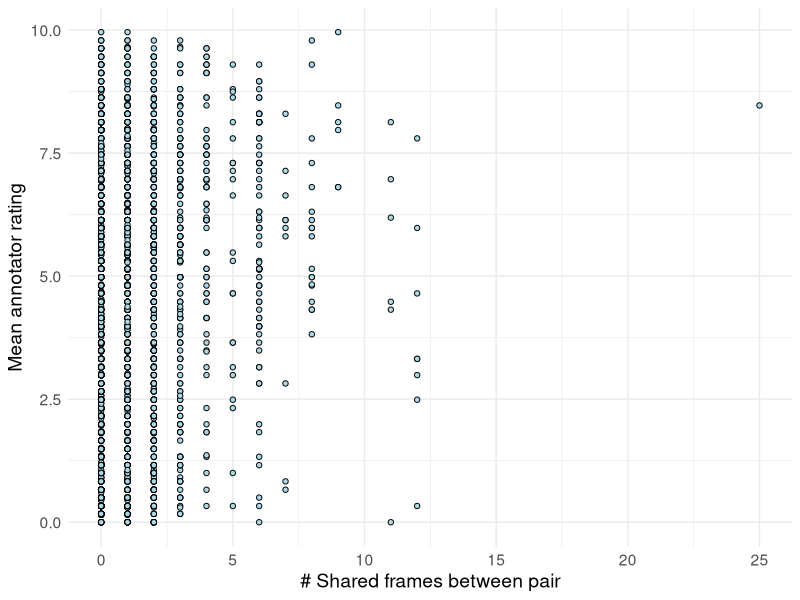
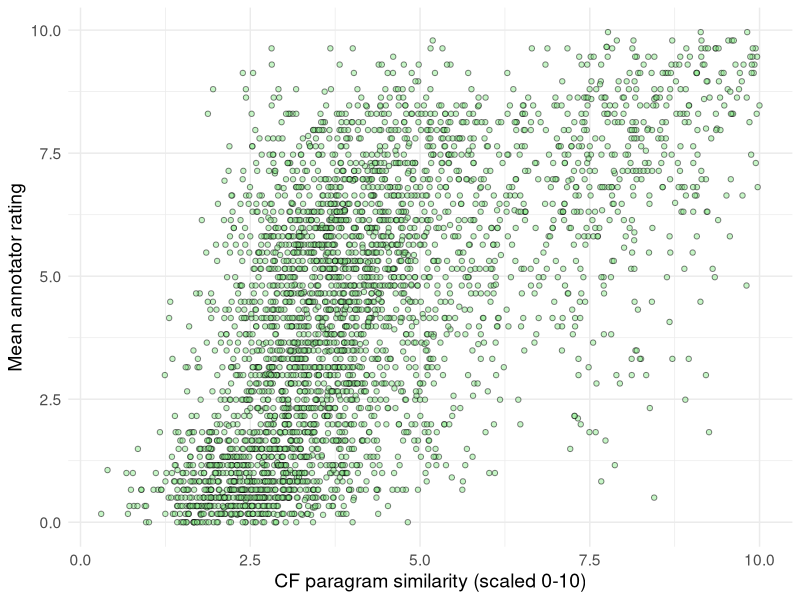
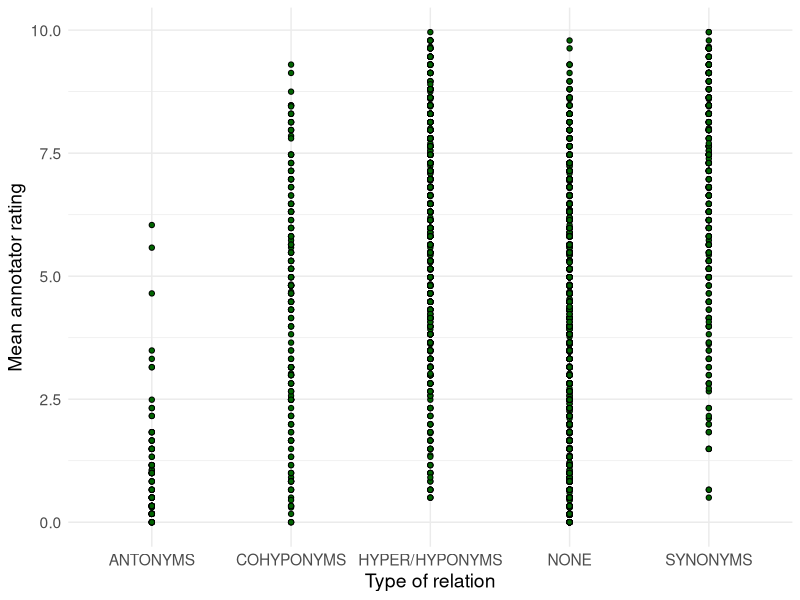
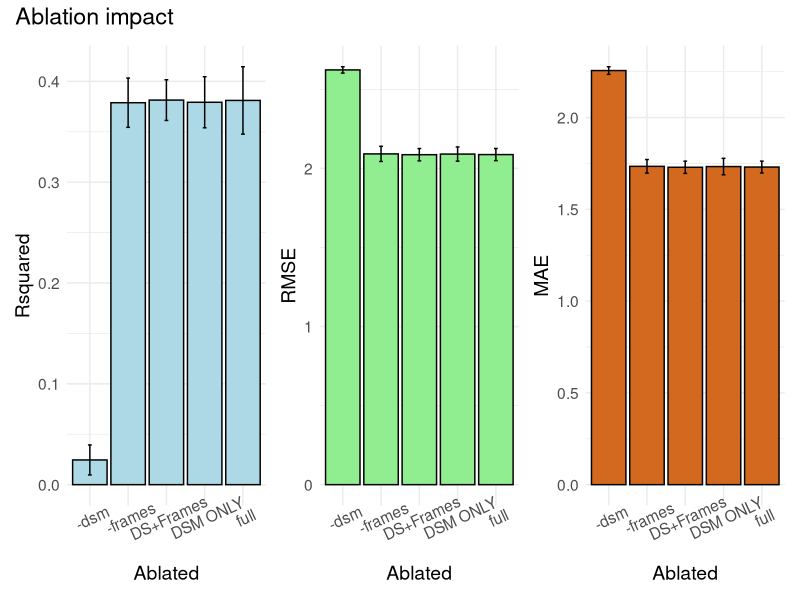

Here is the R script that generated these plots, in order:
library(here)
setwd(here())
library(tidyverse)
library(patchwork)
library(caret)
library(broom)

theme_set(theme_minimal() + theme(text =  element_text(size = 14)))

simverb <- read_csv(here("data_output",
                            "simverb_processed.csv"), 
                       show_col_type = F)

ggplot(simverb, aes(x = shared_frames, y = sv_score))+
  geom_point(shape = 21, fill = "lightblue")+
  xlab("# Shared frames between pair")+
  ylab("Mean annotator rating")

ggplot(simverb, aes(x = cf_scaled_sim, y = sv_score))+
  geom_point(shape = 21, alpha = 0.5,
             fill = "lightgreen", color = "black")+
  xlab("CF paragram similarity (scaled 0-10)")+
  ylab("Mean annotator rating")

ggplot(simverb, aes(x = as.factor(relation_index), y = sv_score))+
  geom_point(shape = 21, fill = "darkgreen")+
  xlab("Type of relation")+
  ylab("Mean annotator rating")+
  scale_x_discrete(labels = c('ANTONYMS', 'COHYPONYMS', 'HYPER/HYPONYMS', 'NONE', 'SYNONYMS'))

## Linear mod portion ----

ctrl <- trainControl(method = "cv", number = 5)

full_model <- train(sv_score ~ relation_index + shared_frames + cf_scaled_sim,
                    data = simverb,
                    method = "lm",
                    trControl = ctrl)

# tidy(full_model$finalModel)
# glance(full_model$finalModel)

ablate_relation <- train(sv_score ~ shared_frames + cf_scaled_sim,
                    data = simverb,
                    method = "lm",
                    trControl = ctrl)

# tidy(ablate_relation$finalModel)
# glance(ablate_relation$finalModel)

ablate_frames <- train(sv_score ~ relation_index + cf_scaled_sim,
                    data = simverb,
                    method = "lm",
                    trControl = ctrl)

# tidy(ablate_frames$finalModel)
# glance(ablate_frames$finalModel)


ablate_both <- train(sv_score ~ cf_scaled_sim,
                       data = simverb,
                       method = "lm",
                       trControl = ctrl)

ablate_dsm <- train(sv_score ~ relation_index + shared_frames,
                    data = simverb,
                    method = "lm",
                    trControl = ctrl)

temp_df <- data.frame(full_model$results, "model_type" = c("full"))
temp_df <- temp_df |> 
  rbind(data.frame(ablate_relation$results, "model_type" = "DS+Frames"))|> 
  rbind(data.frame(ablate_frames$results, "model_type" = "-frames"))|> 
  rbind(data.frame(ablate_both$results, "model_type" = "DSM ONLY")) |> 
  rbind(data.frame(ablate_dsm$results, "model_type" = "-dsm"))

a <- ggplot(temp_df, aes(x = model_type, y = Rsquared))+
  geom_bar(stat = "identity", fill = "lightblue", color = "black")+
  geom_errorbar(aes(ymin = Rsquared - RsquaredSD, ymax = Rsquared + RsquaredSD),
                width = 0.1)+
  theme(axis.text.x = element_text(angle = 25))+
  xlab("Ablated")

b <- ggplot(temp_df, aes(x = model_type, y = RMSE))+
  geom_bar(stat = "identity", fill = "lightgreen", color = "black")+
  geom_errorbar(aes(ymin = RMSE - RMSESD, ymax = RMSE + RMSESD),
                width = 0.1)+
  theme(axis.text.x = element_text(angle = 25))+
  xlab("Ablated")

c<- ggplot(temp_df, aes(x = model_type, y = MAE))+
  geom_bar(stat = "identity", fill = "chocolate", color = "black")+
  geom_errorbar(aes(ymin = MAE - MAESD, ymax = MAE + MAESD),
                width = 0.1)+
  theme(axis.text.x = element_text(angle = 25))+
  xlab("Ablated")


a + b + c +
  plot_annotation(title = "Ablation impact")
